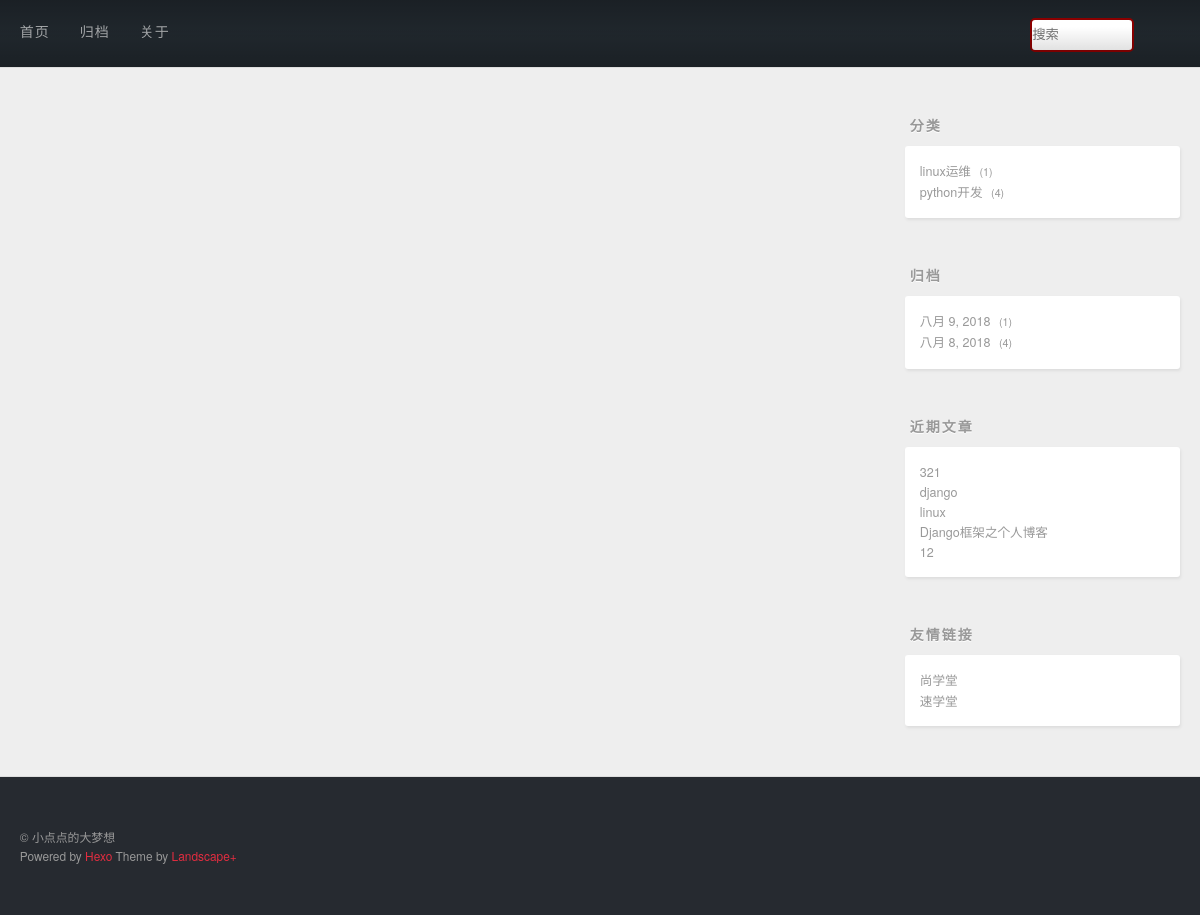
The app's page /search/ with its own data.
### post/models.py (models this page shows, shortened)
class Category(models.Model):
    name = models.CharField(max_length=20,unique=True)

class Post(models.Model):
    title = models.CharField(max_length=20)
    desc = RichTextUploadingField()
    content = models.TextField()
    created = models.DateField(auto_now_add=True)
    modified = models.DateTimeField(auto_now=True)
    category = models.ForeignKey(Category)
    tags = models.ManyToManyField(Tag)

### post/views.py (the view)
# urls.py: url(r'^search/$',views.search_view),
def search_view(request):
    keyword = request.GET.get('q')
    from  django.core.paginator import Paginator
    from haystack.query import SearchQuerySet
    from haystack.query import SQ
    paginator = Paginator(SearchQuerySet().filter(SQ(title = keyword)|SQ(content = keyword)).all(), 10)
    page = paginator.page(1)
    posts = []
    for result in page.object_list:
        posts.append(result.object)
    return render(request,'archive.html',{'posts':posts})

### post/contextprocessors.py (called while the page is built)
def slider_context_processors(request):
    context = {}
    context['category']=Post.objects.values('category','category__name').annotate(count = Count('*'))
    context['archive']=Post.objects.values('created').annotate(count = Count('*')).order_by('-created')
    context['recent']=Post.objects.order_by('-created').all()[:5]
    return context

### post/templates/archive.html (shortened to what this page needs)
{% extends 'base.html' %}

### templates/slider.html
<aside id="sidebar">
  <div class="widget-wrap">
    <h3 class="widget-title">分类</h3>
    <div class="widget">
      <ul class="category-list">
          {% for cate in category %}
              <a class="category-list-link" href="/category/{{ cate.category }}">{{ cate.category__name }}</a>
              <span class="category-list-count">{{ cate.count }}</span>
      </ul>
        {% endfor %}
      </div>
  </div>
  <div class="widget-wrap">
    <h3 class="widget-title">归档</h3>
    <div class="widget">
      <ul class="archive-list">
          {% for arch in archive %}
              <a class="archive-list-link" href="/archive/{{ arch.created.year }}/{{ arch.created.month }}/{{ arch.created.day }}">{{ arch.created|date }}</a>
              <span class="archive-list-count">{{ arch.count }}</span>
      </ul>
        {% endfor %}
    </div>
  </div>
  <div class="widget-wrap">
    <h3 class="widget-title">近期文章</h3>
    <div class="widget">
        {% for rec in recent %}
      <ul>
          <li>
            <a href="/post/details/{{ rec.id }}">{{ rec.title }}</a>
          </li>
      </ul>
        {% endfor %}
    </div>
  </div>
  <div class="widget-wrap">
    <h3 class="widget-title">友情链接</h3>
    <div class="widget">
      <ul>
          <li>
            <a href="http://www.bjsxt.com/" target="_blank">尚学堂</a>
          </li>
          <li>
            <a href="http://www.sxt.cn/" target="_blank">速学堂</a>
          </li>
      </ul>
    </div>
  </div>
</aside>

### static/css/style.css (style rules this page uses)
body { zoom: 1; width: 100%; }
body:before, body:after { content: ""; display: table; }
body:after { clear: both; }
html, body, div, span, applet, object, iframe, h1, h2, h3, h4, h5, h6, p, blockquote, pre, a, abbr, acronym, address, big, cite, code, del, dfn, em, img, ins, kbd, q, s, samp, small, strike, strong, sub, sup, tt, var, dl, dt, dd, ol, ul, li, fieldset, form, label, legend, table, caption, tbody, tfoot, thead, tr, th, td { margin: 0; padding: 0; border: 0; outline: 0; font-weight: inherit; font-style: inherit; font-family: inherit; font-size: 100%; vertical-align: baseline; }
body { line-height: 1; color: #000; background: #fff; }
ol, ul { list-style: none; }
html, body, #container { height: 100%; }
body { background: #eee; font: 14px/1.6em "微软雅黑", "Microsoft Yahei", "Droid Sans", Helvetica Neue, Helvetica, Arial, sans-serif; -webkit-text-size-adjust: 100%; }
.article-date, .article-category-link, .archive-year, .widget-title { text-decoration: none; text-transform: uppercase; letter-spacing: 2px; color: #999; margin-bottom: 1em; margin-left: 5px; line-height: 1em; text-shadow: 0 1px #fff; font-weight: bold; }
.article-entry ul, .widget ul, .article-entry ol, .widget ol, .article-entry dl, .widget dl { margin: 0 20px; line-height: 1.6em; }
.article-entry ul, .widget ul { list-style: disc; }
@media screen and (min-width: 768px) { #sidebar { display: inline; float: left; width: 23.3333333333333%; margin: 0 0.8333333333333%; } }
.widget-wrap { margin: 50px 0; }
.widget { color: #777; text-shadow: 0 1px #fff; background: #fff; -webkit-box-shadow: 1px 2px 3px #ddd; box-shadow: 1px 2px 3px #ddd; padding: 15px; -webkit-border-radius: 3px; border-radius: 3px; }
.widget a { color: #999; text-decoration: none; }
.widget { line-height: 1.6em; word-wrap: break-word; font-size: 0.9em; }
.widget ul, .widget ol { list-style: none; margin: 0; }
.category-list-count, .tag-list-count, .archive-list-count { padding-left: 5px; color: #999; font-size: 0.85em; }
.category-list-count:before, .tag-list-count:before, .archive-list-count:before { content: "("; }
.category-list-count:after, .tag-list-count:after, .archive-list-count:after { content: ")"; }

### records on screen
Category: category__name "linux运维", count "1"
Category: category__name "python开发", count "4"
Post: title "321"
Post: title "django"
Post: title "linux"
Post: title "Django框架之个人博客"
Post: title "12"

### other values on screen
{{ arch.created|date }} "八月 9, 2018" "八月 8, 2018"
{{ arch.count }} "1" "4"
